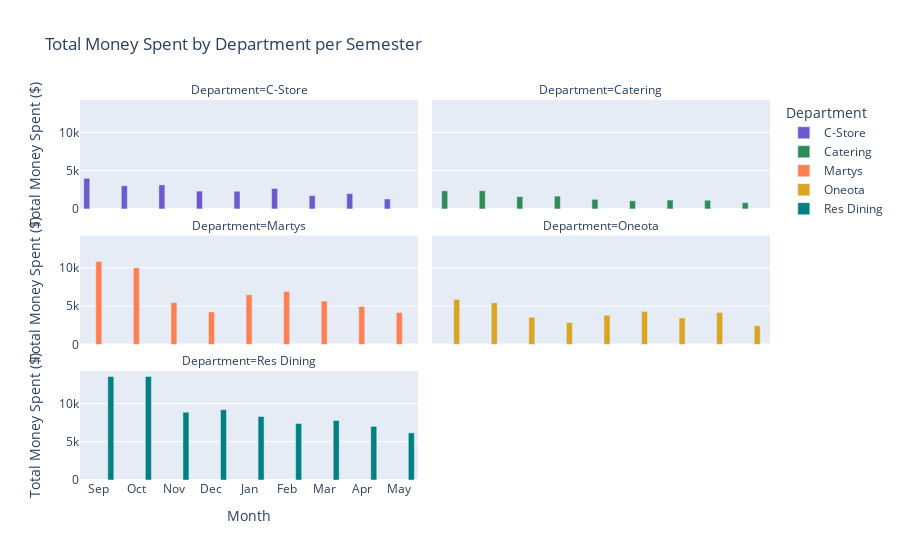

The notebook cell saved with this chart:
### Code cell
color_map = {
    'Res Dining': '#008080',   # Teal
    'Martys': '#FF7F50',       # Coral
    'Oneota': '#DAA520',       # Goldenrod
    'C-Store': '#6A5ACD',      # Slate Blue
    'Catering': '#2E8B57'      # Sea Green
}

month_order = ['Sep', 'Oct', 'Nov', 'Dec', 'Jan', 'Feb', 'Mar', 'Apr', 'May']

fig = px.bar(agg_data, 
             x='Month', 
             y='Money Spent', 
             color='DEP', 
             title='Total Money Spent by Department per Semester',
             labels={'Money Spent': 'Total Money Spent ($)', 'DEP': 'Department'},
             barmode='group',
             color_discrete_map=color_map,
             category_orders={'Month': month_order},
             facet_col='DEP',  # Create a separate subplot for each department
             facet_col_wrap=2)  # Number of columns in the facet grid

# Show the plot
fig.show()

### Figure 1 — Plotly figure (JSON) as saved in the notebook; plotly's stock layout.template omitted (floating-point values rounded to 4 significant figures)
{"data": [{"alignmentgroup": "True", "hovertemplate": "Department=C-Store<br>Month=%{x}<br>Total Money Spent ($)=%{y}<extra></extra>", "legendgroup": "C-Store", "marker": {"color": "#6A5ACD", "pattern": {"shape": ""}}, "name": "C-Store", "offsetgroup": "C-Store", "orientation": "v", "showlegend": true, "textposition": "auto", "type": "bar", "x": ["Apr", "Dec", "Feb", "Jan", "Mar", "May", "Nov", "Oct", "Sep"], "xaxis": "x5", "y": [1998.0, 2327.0, 2678.0, 2314.0, 1746.0, 1295.0, 3141.0, 3022.0, 3995.0], "yaxis": "y5"}, {"alignmentgroup": "True", "hovertemplate": "Department=Catering<br>Month=%{x}<br>Total Money Spent ($)=%{y}<extra></extra>", "legendgroup": "Catering", "marker": {"color": "#2E8B57", "pattern": {"shape": ""}}, "name": "Catering", "offsetgroup": "Catering", "orientation": "v", "showlegend": true, "textposition": "auto", "type": "bar", "x": ["Apr", "Dec", "Feb", "Jan", "Mar", "May", "Nov", "Oct", "Sep"], "xaxis": "x6", "y": [1138.0, 1671.0, 1062.0, 1251.0, 1163.0, 815.8, 1605.0, 2377.0, 2364.0], "yaxis": "y6"}, {"alignmentgroup": "True", "hovertemplate": "Department=Martys<br>Month=%{x}<br>Total Money Spent ($)=%{y}<extra></extra>", "legendgroup": "Martys", "marker": {"color": "#FF7F50", "pattern": {"shape": ""}}, "name": "Martys", "offsetgroup": "Martys", "orientation": "v", "showlegend": true, "textposition": "auto", "type": "bar", "x": ["Apr", "Dec", "Feb", "Jan", "Mar", "May", "Nov", "Oct", "Sep"], "xaxis": "x3", "y": [4963.0, 4247.0, 6914.0, 6486.0, 5673.0, 4173.0, 5466.0, 10020.0, 10830.0], "yaxis": "y3"}, {"alignmentgroup": "True", "hovertemplate": "Department=Oneota<br>Month=%{x}<br>Total Money Spent ($)=%{y}<extra></extra>", "legendgroup": "Oneota", "marker": {"color": "#DAA520", "pattern": {"shape": ""}}, "name": "Oneota", "offsetgroup": "Oneota", "orientation": "v", "showlegend": true, "textposition": "auto", "type": "bar", "x": ["Apr", "Dec", "Feb", "Jan", "Mar", "May", "Nov", "Oct", "Sep"], "xaxis": "x4", "y": [4170.0, 2876.0, 4291.0, 3823.0, 3470.0, 2441.0, 3540.0, 5454.0, 5871.0], "yaxis": "y4"}, {"alignmentgroup": "True", "hovertemplate": "Department=Res Dining<br>Month=%{x}<br>Total Money Spent ($)=%{y}<extra></extra>", "legendgroup": "Res Dining", "marker": {"color": "#008080", "pattern": {"shape": ""}}, "name": "Res Dining", "offsetgroup": "Res Dining", "orientation": "v", "showlegend": true, "textposition": "auto", "type": "bar", "x": ["Apr", "Dec", "Feb", "Jan", "Mar", "May", "Nov", "Oct", "Sep"], "xaxis": "x", "y": [6999.0, 9189.0, 7376.0, 8293.0, 7767.0, 6158.0, 8848.0, 13520.0, 13520.0], "yaxis": "y"}], "layout": {"annotations": [{"font": {}, "showarrow": false, "text": "Department=Res Dining", "x": 0.245, "xanchor": "center", "xref": "paper", "y": 0.2867, "yanchor": "bottom", "yref": "paper"}, {"font": {}, "showarrow": false, "text": "Department=Martys", "x": 0.245, "xanchor": "center", "xref": "paper", "y": 0.6433, "yanchor": "bottom", "yref": "paper"}, {"font": {}, "showarrow": false, "text": "Department=Oneota", "x": 0.755, "xanchor": "center", "xref": "paper", "y": 0.6433, "yanchor": "bottom", "yref": "paper"}, {"font": {}, "showarrow": false, "text": "Department=C-Store", "x": 0.245, "xanchor": "center", "xref": "paper", "y": 1.0, "yanchor": "bottom", "yref": "paper"}, {"font": {}, "showarrow": false, "text": "Department=Catering", "x": 0.755, "xanchor": "center", "xref": "paper", "y": 1.0, "yanchor": "bottom", "yref": "paper"}], "barmode": "group", "legend": {"title": {"text": "Department"}, "tracegroupgap": 0}, "title": {"text": "Total Money Spent by Department per Semester"}, "xaxis": {"anchor": "y", "categoryarray": ["Sep", "Oct", "Nov", "Dec", "Jan", "Feb", "Mar", "Apr", "May"], "categoryorder": "array", "domain": [0, 0.49], "title": {"text": "Month"}}, "xaxis2": {"anchor": "y2", "categoryarray": ["Sep", "Oct", "Nov", "Dec", "Jan", "Feb", "Mar", "Apr", "May"], "categoryorder": "array", "domain": [0.51, 1], "matches": "x", "title": {"text": "Month"}}, "xaxis3": {"anchor": "y3", "domain": [0, 0.49], "matches": "x", "showticklabels": false}, "xaxis4": {"anchor": "y4", "domain": [0.51, 1], "matches": "x", "showticklabels": false}, "xaxis5": {"anchor": "y5", "domain": [0, 0.49], "matches": "x", "showticklabels": false}, "xaxis6": {"anchor": "y6", "domain": [0.51, 1], "matches": "x", "showticklabels": false}, "yaxis": {"anchor": "x", "domain": [0, 0.2867], "title": {"text": "Total Money Spent ($)"}}, "yaxis2": {"anchor": "x2", "domain": [0, 0.2867], "matches": "y", "showticklabels": false}, "yaxis3": {"anchor": "x3", "domain": [0.3567, 0.6433], "matches": "y", "title": {"text": "Total Money Spent ($)"}}, "yaxis4": {"anchor": "x4", "domain": [0.3567, 0.6433], "matches": "y", "showticklabels": false}, "yaxis5": {"anchor": "x5", "domain": [0.7133, 1.0], "matches": "y", "title": {"text": "Total Money Spent ($)"}}, "yaxis6": {"anchor": "x6", "domain": [0.7133, 1.0], "matches": "y", "showticklabels": false}}}
